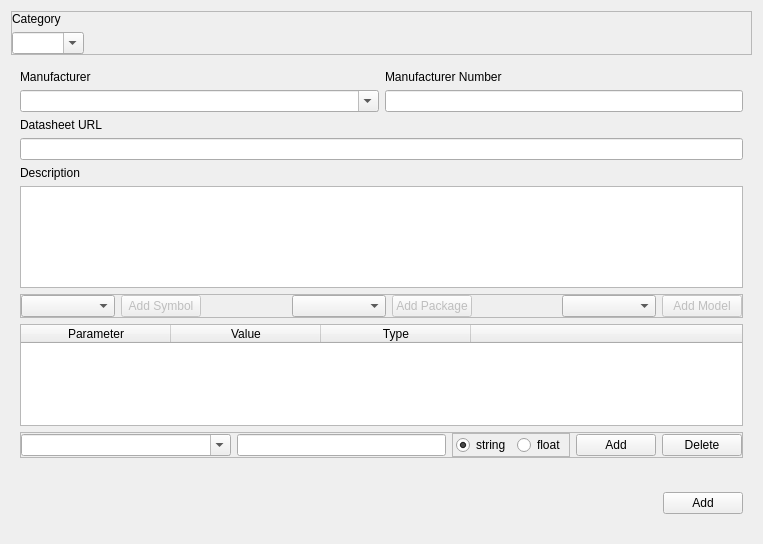
<?xml version="1.0" encoding="UTF-8"?>
<ui version="4.0">
 <class>Dialog</class>
 <widget class="QDialog" name="Dialog">
  <property name="geometry">
   <rect>
    <x>0</x>
    <y>0</y>
    <width>763</width>
    <height>544</height>
   </rect>
  </property>
  <property name="windowTitle">
   <string>Dialog</string>
  </property>
  <layout class="QVBoxLayout" name="verticalLayout">
   <item>
    <widget class="QFrame" name="headerFrame">
     <property name="frameShape">
      <enum>QFrame::StyledPanel</enum>
     </property>
     <property name="frameShadow">
      <enum>QFrame::Raised</enum>
     </property>
     <layout class="QGridLayout" name="gridLayout">
      <property name="margin">
       <number>0</number>
      </property>
      <item row="0" column="0">
       <widget class="QLabel" name="categoryLabel">
        <property name="text">
         <string>Category</string>
        </property>
       </widget>
      </item>
      <item row="1" column="0">
       <widget class="QComboBox" name="categoryBox">
        <property name="sizePolicy">
         <sizepolicy hsizetype="Fixed" vsizetype="Fixed">
          <horstretch>0</horstretch>
          <verstretch>0</verstretch>
         </sizepolicy>
        </property>
        <property name="editable">
         <bool>true</bool>
        </property>
       </widget>
      </item>
      <item row="1" column="1">
       <spacer name="horizontalSpacer4">
        <property name="orientation">
         <enum>Qt::Horizontal</enum>
        </property>
        <property name="sizeHint" stdset="0">
         <size>
          <width>556</width>
          <height>20</height>
         </size>
        </property>
       </spacer>
      </item>
     </layout>
    </widget>
   </item>
   <item>
    <widget class="QFrame" name="bodyFrame">
     <layout class="QVBoxLayout" name="verticalLayout_2">
      <item>
       <widget class="QWidget" name="idFrame" native="true">
        <layout class="QGridLayout" name="gridLayout_2">
         <property name="margin">
          <number>0</number>
         </property>
         <item row="1" column="0">
          <widget class="QComboBox" name="manufacturerBox">
           <property name="sizePolicy">
            <sizepolicy hsizetype="MinimumExpanding" vsizetype="Fixed">
             <horstretch>0</horstretch>
             <verstretch>0</verstretch>
            </sizepolicy>
           </property>
           <property name="editable">
            <bool>true</bool>
           </property>
           <property name="currentIndex">
            <number>-1</number>
           </property>
          </widget>
         </item>
         <item row="1" column="1">
          <widget class="QLineEdit" name="partnumberEdit"/>
         </item>
         <item row="0" column="0">
          <widget class="QLabel" name="manufacturerLabel">
           <property name="text">
            <string>Manufacturer</string>
           </property>
          </widget>
         </item>
         <item row="0" column="1">
          <widget class="QLabel" name="partnumberLabel">
           <property name="text">
            <string>Manufacturer Number</string>
           </property>
          </widget>
         </item>
        </layout>
       </widget>
      </item>
      <item>
       <widget class="QLabel" name="linkLabel">
        <property name="text">
         <string>Datasheet URL</string>
        </property>
       </widget>
      </item>
      <item>
       <widget class="QLineEdit" name="linkEdit"/>
      </item>
      <item>
       <widget class="QLabel" name="descriptionLabel">
        <property name="text">
         <string>Description</string>
        </property>
       </widget>
      </item>
      <item>
       <widget class="QPlainTextEdit" name="descriptionEdit">
        <property name="sizePolicy">
         <sizepolicy hsizetype="Expanding" vsizetype="Preferred">
          <horstretch>0</horstretch>
          <verstretch>0</verstretch>
         </sizepolicy>
        </property>
        <property name="tabChangesFocus">
         <bool>true</bool>
        </property>
       </widget>
      </item>
      <item>
       <widget class="QFrame" name="referenceFrame">
        <property name="frameShape">
         <enum>QFrame::StyledPanel</enum>
        </property>
        <property name="frameShadow">
         <enum>QFrame::Raised</enum>
        </property>
        <layout class="QHBoxLayout" name="horizontalLayout_2">
         <property name="margin">
          <number>0</number>
         </property>
         <item>
          <widget class="QComboBox" name="symbolBox">
           <property name="sizePolicy">
            <sizepolicy hsizetype="MinimumExpanding" vsizetype="Fixed">
             <horstretch>0</horstretch>
             <verstretch>0</verstretch>
            </sizepolicy>
           </property>
           <property name="sizeAdjustPolicy">
            <enum>QComboBox::AdjustToContents</enum>
           </property>
           <property name="minimumContentsLength">
            <number>8</number>
           </property>
          </widget>
         </item>
         <item>
          <widget class="QPushButton" name="addSymbolButton">
           <property name="enabled">
            <bool>false</bool>
           </property>
           <property name="text">
            <string>Add Symbol</string>
           </property>
          </widget>
         </item>
         <item>
          <spacer name="horizontalSpacer1">
           <property name="orientation">
            <enum>Qt::Horizontal</enum>
           </property>
           <property name="sizeHint" stdset="0">
            <size>
             <width>40</width>
             <height>20</height>
            </size>
           </property>
          </spacer>
         </item>
         <item>
          <widget class="QComboBox" name="packageBox">
           <property name="sizeAdjustPolicy">
            <enum>QComboBox::AdjustToContents</enum>
           </property>
           <property name="minimumContentsLength">
            <number>8</number>
           </property>
          </widget>
         </item>
         <item>
          <widget class="QPushButton" name="addPackageButton">
           <property name="enabled">
            <bool>false</bool>
           </property>
           <property name="text">
            <string>Add Package</string>
           </property>
          </widget>
         </item>
         <item>
          <spacer name="horizontalSpacer2">
           <property name="orientation">
            <enum>Qt::Horizontal</enum>
           </property>
           <property name="sizeHint" stdset="0">
            <size>
             <width>40</width>
             <height>20</height>
            </size>
           </property>
          </spacer>
         </item>
         <item>
          <widget class="QComboBox" name="modelBox">
           <property name="sizePolicy">
            <sizepolicy hsizetype="MinimumExpanding" vsizetype="Fixed">
             <horstretch>0</horstretch>
             <verstretch>0</verstretch>
            </sizepolicy>
           </property>
           <property name="sizeAdjustPolicy">
            <enum>QComboBox::AdjustToContents</enum>
           </property>
           <property name="minimumContentsLength">
            <number>8</number>
           </property>
          </widget>
         </item>
         <item>
          <widget class="QPushButton" name="addModelButton">
           <property name="enabled">
            <bool>false</bool>
           </property>
           <property name="text">
            <string>Add Model</string>
           </property>
          </widget>
         </item>
        </layout>
       </widget>
      </item>
      <item>
       <widget class="QTableWidget" name="parametersTable">
        <property name="autoScrollMargin">
         <number>4</number>
        </property>
        <property name="editTriggers">
         <set>QAbstractItemView::DoubleClicked|QAbstractItemView::EditKeyPressed</set>
        </property>
        <property name="showDropIndicator" stdset="0">
         <bool>false</bool>
        </property>
        <property name="dragDropOverwriteMode">
         <bool>false</bool>
        </property>
        <property name="alternatingRowColors">
         <bool>true</bool>
        </property>
        <property name="selectionMode">
         <enum>QAbstractItemView::SingleSelection</enum>
        </property>
        <property name="selectionBehavior">
         <enum>QAbstractItemView::SelectRows</enum>
        </property>
        <property name="wordWrap">
         <bool>false</bool>
        </property>
        <property name="cornerButtonEnabled">
         <bool>false</bool>
        </property>
        <attribute name="horizontalHeaderVisible">
         <bool>true</bool>
        </attribute>
        <attribute name="horizontalHeaderCascadingSectionResizes">
         <bool>true</bool>
        </attribute>
        <attribute name="horizontalHeaderDefaultSectionSize">
         <number>150</number>
        </attribute>
        <attribute name="horizontalHeaderHighlightSections">
         <bool>false</bool>
        </attribute>
        <attribute name="horizontalHeaderMinimumSectionSize">
         <number>100</number>
        </attribute>
        <attribute name="horizontalHeaderStretchLastSection">
         <bool>true</bool>
        </attribute>
        <attribute name="verticalHeaderVisible">
         <bool>false</bool>
        </attribute>
        <attribute name="verticalHeaderDefaultSectionSize">
         <number>15</number>
        </attribute>
        <attribute name="verticalHeaderMinimumSectionSize">
         <number>10</number>
        </attribute>
        <column>
         <property name="text">
          <string>Parameter</string>
         </property>
        </column>
        <column>
         <property name="text">
          <string>Value</string>
         </property>
        </column>
        <column>
         <property name="text">
          <string>Type</string>
         </property>
        </column>
        <column>
         <property name="text">
          <string/>
         </property>
        </column>
       </widget>
      </item>
      <item>
       <widget class="QFrame" name="parameterFrame">
        <property name="frameShape">
         <enum>QFrame::StyledPanel</enum>
        </property>
        <property name="frameShadow">
         <enum>QFrame::Raised</enum>
        </property>
        <layout class="QHBoxLayout" name="horizontalLayout_3">
         <property name="margin">
          <number>0</number>
         </property>
         <item>
          <widget class="QComboBox" name="parameterBox">
           <property name="sizePolicy">
            <sizepolicy hsizetype="Expanding" vsizetype="Fixed">
             <horstretch>0</horstretch>
             <verstretch>0</verstretch>
            </sizepolicy>
           </property>
           <property name="editable">
            <bool>true</bool>
           </property>
           <item>
            <property name="text">
             <string/>
            </property>
           </item>
           <item>
            <property name="text">
             <string>Value</string>
            </property>
           </item>
           <item>
            <property name="text">
             <string>Tolerance</string>
            </property>
           </item>
           <item>
            <property name="text">
             <string>Class</string>
            </property>
           </item>
           <item>
            <property name="text">
             <string>Standard</string>
            </property>
           </item>
          </widget>
         </item>
         <item>
          <widget class="QLineEdit" name="valueEdit"/>
         </item>
         <item>
          <widget class="QFrame" name="typeFrame">
           <property name="frameShape">
            <enum>QFrame::StyledPanel</enum>
           </property>
           <property name="frameShadow">
            <enum>QFrame::Raised</enum>
           </property>
           <layout class="QHBoxLayout" name="horizontalLayout_4">
            <property name="leftMargin">
             <number>3</number>
            </property>
            <property name="topMargin">
             <number>1</number>
            </property>
            <property name="rightMargin">
             <number>3</number>
            </property>
            <property name="bottomMargin">
             <number>1</number>
            </property>
            <item>
             <widget class="QRadioButton" name="stringRadio">
              <property name="text">
               <string>string</string>
              </property>
              <property name="checked">
               <bool>true</bool>
              </property>
             </widget>
            </item>
            <item>
             <widget class="QRadioButton" name="numberRadio">
              <property name="text">
               <string>float</string>
              </property>
             </widget>
            </item>
           </layout>
          </widget>
         </item>
         <item>
          <widget class="QPushButton" name="addButton">
           <property name="text">
            <string>Add</string>
           </property>
          </widget>
         </item>
         <item>
          <widget class="QPushButton" name="delButton">
           <property name="text">
            <string>Delete</string>
           </property>
          </widget>
         </item>
        </layout>
       </widget>
      </item>
     </layout>
    </widget>
   </item>
   <item>
    <widget class="QFrame" name="footerFrame">
     <property name="minimumSize">
      <size>
       <width>0</width>
       <height>60</height>
      </size>
     </property>
     <layout class="QHBoxLayout" name="horizontalLayout">
      <item>
       <spacer name="horizontalSpacer3">
        <property name="orientation">
         <enum>Qt::Horizontal</enum>
        </property>
        <property name="sizeHint" stdset="0">
         <size>
          <width>643</width>
          <height>20</height>
         </size>
        </property>
       </spacer>
      </item>
      <item>
       <widget class="QPushButton" name="addComponentButton">
        <property name="text">
         <string>Add</string>
        </property>
       </widget>
      </item>
     </layout>
    </widget>
   </item>
  </layout>
 </widget>
 <resources/>
 <connections/>
</ui>
